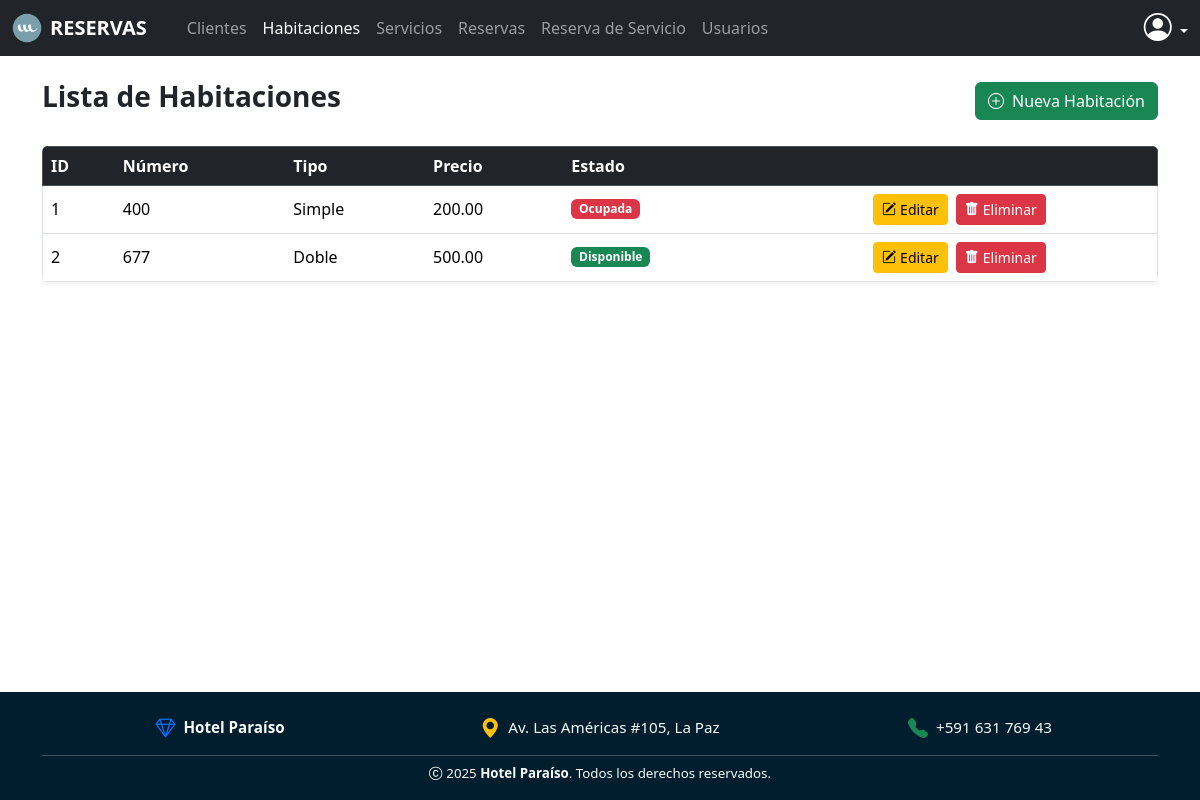
The page /habitaciones/ (signed in) on the database its author committed.
### models/habitacion_model.py (models this page shows, shortened)
class Habitacion(db.Model):
    __tablename__ = 'habitaciones'
    id = db.Column(db.Integer, primary_key=True)
    numero = db.Column(db.String(10), nullable=False, unique=True)
    tipo = db.Column(db.String(50), nullable=False)  # Ej: "Simple", "Doble", "Suite"
    precio = db.Column(db.Float(11,2), nullable=False)
    estado = db.Column(db.String(20), nullable=False, default='Disponible')  # Ej: Disponible, Ocupada, Mantenimiento
    reservas = db.relationship('Reserva', back_populates='habitacion')
    @staticmethod
    def get_all():
        return Habitacion.query.all()

### controllers/habitacion_controller.py (the view)
@habitacion_bp.route('/')
@login_required
def index():
    habitaciones = Habitacion.get_all()
    return habitacion_view.list(habitaciones)

### run.py (called while the page is built)
@login_manager.user_loader
def load_user(user_id):
    tipo = session.get('tipo_usuario')  # puede ser 'cliente' o 'usuario'
    if tipo == 'cliente':
        return Cliente.query.get(int(user_id))
    elif tipo == 'usuario':
        return Usuario.query.get(int(user_id))
    return None

@app.context_processor
def inject_user_or_client():
    from flask_login import current_user
    if current_user.is_authenticated:
        if hasattr(current_user, 'rol'):
            return dict(usuario=current_user, cliente=None)
        else:
            return dict(usuario=None, cliente=current_user)
    return dict(usuario=None, cliente=None)

@app.context_processor
def inject_active_path():
    def is_active(path):
        return 'active' if request.path == path else ''
    return dict(is_active=is_active)

### views/habitacion_view.py (called while the page is built)
def list(habitaciones):
    return render_template('habitaciones/index.html', habitaciones=habitaciones,usuario=current_user)

### templates/habitaciones/index.html (shortened to what this page needs)
{% extends 'sistema.html' %}
{% block content %}
<div class="d-flex justify-content-between align-items-center mb-4 mt-4">
    <h3 class="fw-semibold text-dark">
        Lista de Habitaciones
    </h3>
    <a href="{{ url_for('habitacion.create') }}" class="btn btn-success" data-bs-toggle="modal"
        data-bs-target="#registroHabitacionModal">
        <i class="bi bi-plus-circle me-1"></i> Nueva Habitación
    </a>
</div>
<div class="table-responsive" style="overflow-x: auto;">
    <table class="table table-hover align-middle shadow-sm rounded overflow-hidden table-responsive">
        <thead class="table-dark border-1">
            <tr>
                <th>ID</th>
                <th>Número</th>
                <th>Tipo</th>
                <th>Precio</th>
                <th>Estado</th>
                <th></th>
            </tr>
        </thead>
        <tbody class="border-1">
            {% for item in habitaciones %}
            <tr>
                <td>{{ item.id }}</td>
                <td>{{ item.numero }}</td>
                <td>{{ item.tipo }}</td>
                <td>{{ item.precio | round(2) }}</td>
                <td>
                    <span class="badge
                {% if item.estado == 'Disponible' %}bg-success
                {% elif item.estado == 'Ocupada' %}bg-danger
                {% elif item.estado == 'Mantenimiento' %}bg-warning text-dark
                {% else %}bg-secondary
                {% endif %}">
                        {{ item.estado }}
                    </span>
                </td>
                <td class="text-center">
                    <div class="d-flex flex-column flex-sm-row justify-content-center align-items-center gap-2">
                        <button class="btn btn-warning btn-sm d-flex align-items-center" data-bs-toggle="modal"
                            data-bs-target="#editarHabitacionModal{{ item.id }}">
                            <i class="bi bi-pencil-square me-1"></i><span class="d-none d-md-inline">Editar</span>
                        </button>
                        <a href="{{ url_for('habitacion.delete', id=item.id) }}"
                            class="btn btn-danger btn-sm d-flex align-items-center" title="Eliminar"
                            onclick="return confirm('¿Estás seguro de eliminar esta habitación?');">
                            <i class="bi bi-trash-fill me-1"></i><span class="d-none d-md-inline">Eliminar</span>
                        </a>
                    </div>
                </td>
            </tr>
            {% endfor %}
        </tbody>
    </table>
</div>
{% endblock %}

### static/style.css (style rules this page uses)
html, body { height: 100%; margin: 0; overflow: hidden; }
html, body { height: 100%; margin: 0; }

### rows shown on the page
Habitacion: id "1", numero "400", tipo "Simple", precio "200.00", estado "Ocupada"
Habitacion: id "2", numero "677", tipo "Doble", precio "500.00", estado "Disponible"
